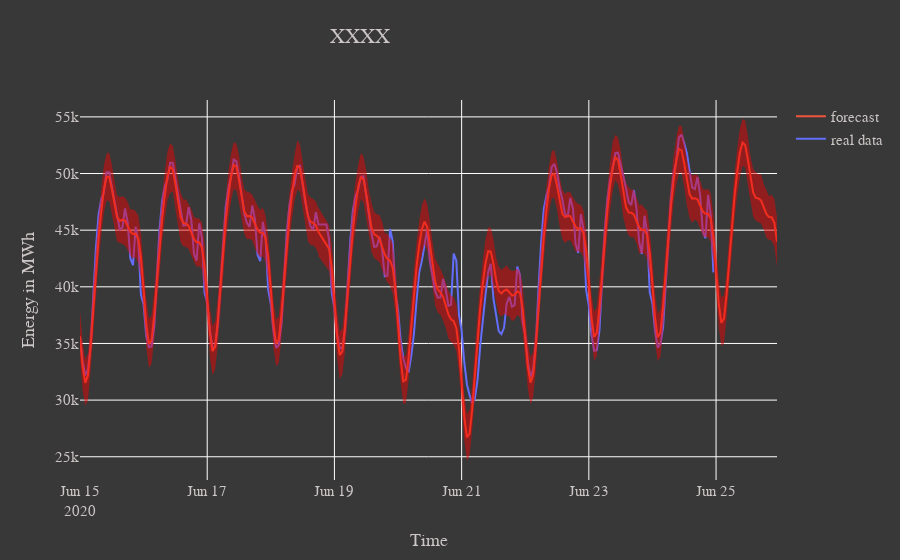

Notebook cell for this chart:
### Code cell
fig = go.Figure()

fig.add_trace(go.Scatter(x=prophet_train_days.index, y=prophet_train_days['y'],
                         name='real data'))


fig.add_trace(go.Scatter(x=forecast['ds'], y=forecast['yhat'],
                         name='forecast'))

fig.add_trace(go.Scatter(x=forecast['ds'], y=forecast['yhat_lower'],
                         showlegend=False, line_color='rgba(0, 0, 0, 0)'))

fig.add_trace(go.Scatter(x=forecast['ds'], y=forecast['yhat_upper'], mode='none',
                         showlegend=False, fill='tonexty', fillcolor='rgba(245, 0, 0, .47)'))

fig.update_layout(title={'text':'XXXX',
                         'y':0.95,
                         'x':0.4,
                         'xanchor': 'center',
                         'yanchor': 'top'},
                xaxis_title=f'Time',
                yaxis_title="Energy in MWh",
                font=dict(family="Arial", size=15, color=font_color),
                xaxis=dict(tickfont=dict(color=font_color)),
                yaxis=dict(tickfont=dict(color=font_color)),
                legend=dict(font=dict(color=font_color)))


fig.layout.paper_bgcolor = plot_bgcolor
fig.layout.plot_bgcolor = plot_bgcolor

fig.show()

### Figure 1 — Plotly figure (JSON) as saved in the notebook; plotly's stock layout.template omitted (floating-point values rounded to 4 significant figures; data arrays with more than 128 entries replaced by an {"elided": "..."} marker saying what was removed)
{"data": [{"name": "real data", "type": "scatter", "x": {"elided": "240 str values"}, "y": {"elided": "240 int values"}}, {"name": "forecast", "type": "scatter", "x": {"elided": "264 str values"}, "y": {"elided": "264 float values"}}, {"line": {"color": "rgba(0, 0, 0, 0)"}, "showlegend": false, "type": "scatter", "x": {"elided": "264 str values"}, "y": {"elided": "264 float values"}}, {"fill": "tonexty", "fillcolor": "rgba(245, 0, 0, .47)", "mode": "none", "showlegend": false, "type": "scatter", "x": {"elided": "264 str values"}, "y": {"elided": "264 float values"}}], "layout": {"font": {"color": "#cdc6c6", "family": "Arial", "size": 15}, "legend": {"font": {"color": "#cdc6c6"}}, "paper_bgcolor": "#383838", "plot_bgcolor": "#383838", "title": {"text": "XXXX", "x": 0.4, "xanchor": "center", "y": 0.95, "yanchor": "top"}, "xaxis": {"tickfont": {"color": "#cdc6c6"}, "title": {"text": "Time"}}, "yaxis": {"tickfont": {"color": "#cdc6c6"}, "title": {"text": "Energy in MWh"}}}}
